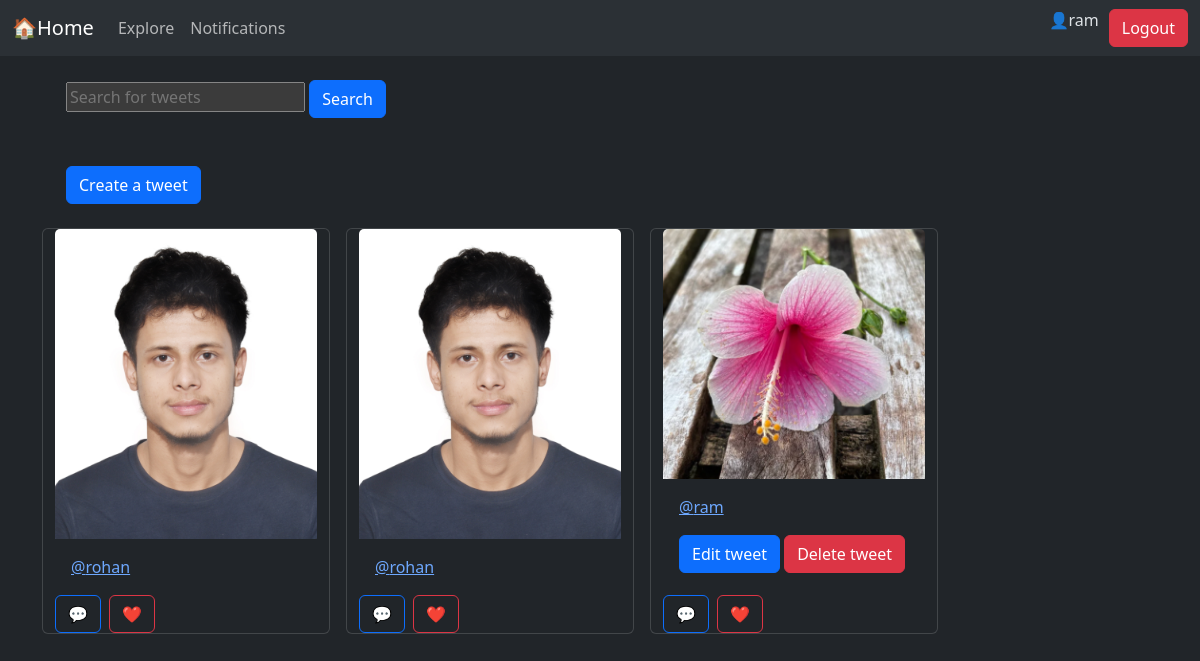
The page / (signed in) on the database its author committed.
### tweet/models.py (models this page shows, shortened)
class Tweet(models.Model):
    user=models.ForeignKey(User,on_delete=models.CASCADE)
    text=models.TextField(max_length=200)
    image=models.ImageField(upload_to='photos/',blank=True,null=True)
    created_at=models.DateTimeField(auto_now_add=True)#creates the timestamp once when the object is created
    updated_at=models.DateTimeField(auto_now=True)# updates the timestamp everytime object is saved

### tweet/views.py (the view)
# urls.py: path('', views.tweet_list, name='tweet_list'),
def tweet_list(request):
    tweets= Tweet.objects.all().order_by('-created_at')
    query= request.GET.get('q', "")
    if query:
        tweets= tweets.filter(user__username__icontains=query)
    return render(request,'tweet_list.html',{'tweets':tweets, 'query':query})

### tweet/templates/tweet_list.html (shortened to what this page needs)
{% extends "base.html" %}
{% block content %}
<form method="GET" class="m-4">
    <input type="text"
    name="q"
    placeholder="Search for tweets"
    value="{{ query }}"
    >
    <button class="btn btn-primary" type="submit">Search</button>
</form>
 <a class='btn btn-primary m-4' href="{% url 'tweet_create' %}">Create a tweet</a>
 <div class='container row gap-3'>
    {% if tweets %}
    {% for tweet in tweets %}
        <div class="card" style="width: 18rem;">
        {% if tweet.image %}
        <img src="{{tweet.image.url}}" class="card-img-top" alt="...">
        {% endif %}
        <div class="card-body">
            <a href="{% url 'profile_view' tweet.user.username %}">@{{tweet.user.username}}</a>
            {% if tweet.user == user %}
            <a href="{% url 'tweet_edit' tweet.id %}" class="btn btn-primary ">Edit tweet</a>
            <a href="{% url 'tweet_delete' tweet.id %}" class="btn btn-danger">Delete tweet</a>
            {% endif %}
        </div>
        <div class="d-flex gap-2 align-tems-ccenter">
         <form action="{% url 'comments_view' tweet.id %}">
            <button class="btn btn-outline-primary" type="submit">💬</button>
         </form>
         <form action="">
            <button class="btn btn-outline-danger" type="submit">❤️</button>
         </form>
        </div>
        </div>
    {% endfor %}
     {% else %}
 <h1>No tweets found.</h1>
 {% endif %}
 </div>
{% endblock %}

### templates/base.html (shortened to what this page needs)
{% load static %}
<!DOCTYPE html>
<html lang="en" data-bs-theme="dark">
<head>
    <link href="https://cdn.jsdelivr.net/npm/bootstrap@5.3.8/dist/css/bootstrap.min.css"
        rel="stylesheet"
>
</head>
<body>
    <nav class="navbar navbar-expand-lg bg-body-tertiary">
  <div class="container-fluid">
    <a class="navbar-brand" href="{% url 'tweet_list' %}">🏠Home</a>
    <div class="collapse navbar-collapse" id="navbarSupportedContent">
      <ul class="navbar-nav me-auto mb-2 mb-lg-0">
        <li class="nav-item">
          <a class="nav-link" href="#">Explore</a>
        </li>
        <li class="nav-item">
          <a class="nav-link" href="#">
            Notifications
          </a>
        </li>
      </ul>
       {% if user.is_authenticated %}
        <p>👤{{user.username}}</p>
        <form action="{% url 'logout' %}" method="post">
        <button class="btn btn-danger" type="submit" style="margin-left: 10px;">Logout</button>
      </form>
      {% else %}
      <a href="{% url 'register' %}" class="btn btn-success" style="margin-left: 10px;">Register</a>
      <a href="{% url 'login' %}" class="btn btn-primary" style="margin-left: 10px;">Login</a>
      {% endif %}
    </div>
  </div>
</nav>
  <div class="container">
        {% block content %}{% endblock %}
    </div>
</body>
</html>

### rows shown on the page
Tweet: image (picture), user.username "rohan"
Tweet: image (picture), user.username "rohan"
Tweet: image (picture), user.username "ram", shows "Edit tweet"

### other values the page prints
{{ user.username }} "ram"
